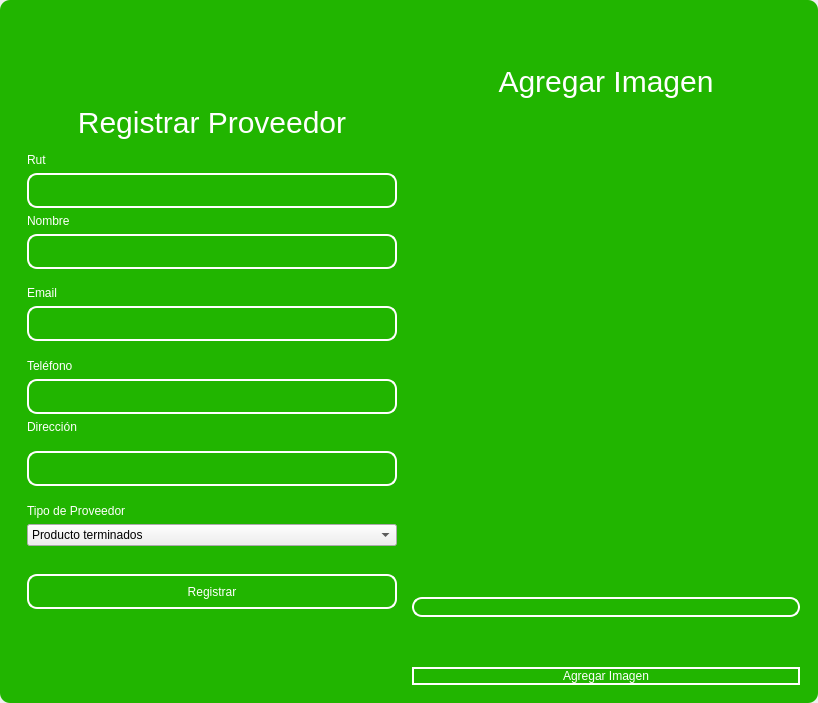
<?xml version="1.0" encoding="UTF-8"?>
<ui version="4.0">
 <class>MainWindow</class>
 <widget class="QMainWindow" name="MainWindow">
  <property name="geometry">
   <rect>
    <x>0</x>
    <y>0</y>
    <width>818</width>
    <height>703</height>
   </rect>
  </property>
  <property name="windowTitle">
   <string>MainWindow</string>
  </property>
  <property name="styleSheet">
   <string notr="true"/>
  </property>
  <widget class="QWidget" name="centralwidget">
   <property name="styleSheet">
    <string notr="true"/>
   </property>
   <layout class="QVBoxLayout" name="verticalLayout">
    <property name="spacing">
     <number>0</number>
    </property>
    <property name="leftMargin">
     <number>0</number>
    </property>
    <property name="topMargin">
     <number>0</number>
    </property>
    <property name="rightMargin">
     <number>0</number>
    </property>
    <property name="bottomMargin">
     <number>0</number>
    </property>
    <item>
     <widget class="QFrame" name="frame">
      <property name="enabled">
       <bool>true</bool>
      </property>
      <property name="styleSheet">
       <string notr="true">QFrame {
	border-radius:10px;
background-color: rgb(33, 181, 0);
 }
</string>
      </property>
      <property name="frameShape">
       <enum>QFrame::StyledPanel</enum>
      </property>
      <property name="frameShadow">
       <enum>QFrame::Raised</enum>
      </property>
      <layout class="QVBoxLayout" name="verticalLayout_2">
       <item>
        <widget class="QFrame" name="frame_superior">
         <property name="minimumSize">
          <size>
           <width>0</width>
           <height>40</height>
          </size>
         </property>
         <property name="maximumSize">
          <size>
           <width>16777215</width>
           <height>40</height>
          </size>
         </property>
         <property name="styleSheet">
          <string notr="true">QPushButton{
border-radius:18px;
}

QPushButton:hover{
	background-color: rgb(0, 0, 0);
}
</string>
         </property>
         <property name="frameShape">
          <enum>QFrame::StyledPanel</enum>
         </property>
         <property name="frameShadow">
          <enum>QFrame::Raised</enum>
         </property>
         <layout class="QHBoxLayout" name="horizontalLayout_3">
          <property name="spacing">
           <number>4</number>
          </property>
          <property name="leftMargin">
           <number>0</number>
          </property>
          <property name="topMargin">
           <number>0</number>
          </property>
          <property name="rightMargin">
           <number>0</number>
          </property>
          <property name="bottomMargin">
           <number>0</number>
          </property>
          <item>
           <widget class="QPushButton" name="btn_icon">
            <property name="text">
             <string/>
            </property>
            <property name="iconSize">
             <size>
              <width>40</width>
              <height>40</height>
             </size>
            </property>
           </widget>
          </item>
          <item>
           <spacer name="horizontalSpacer_2">
            <property name="orientation">
             <enum>Qt::Horizontal</enum>
            </property>
            <property name="sizeHint" stdset="0">
             <size>
              <width>443</width>
              <height>20</height>
             </size>
            </property>
           </spacer>
          </item>
          <item>
           <widget class="QPushButton" name="bt_minimizar">
            <property name="minimumSize">
             <size>
              <width>38</width>
              <height>38</height>
             </size>
            </property>
            <property name="maximumSize">
             <size>
              <width>38</width>
              <height>38</height>
             </size>
            </property>
            <property name="cursor">
             <cursorShape>PointingHandCursor</cursorShape>
            </property>
            <property name="text">
             <string/>
            </property>
            <property name="icon">
             <iconset>
              <normaloff>image/minus.svg</normaloff>image/minus.svg</iconset>
            </property>
            <property name="iconSize">
             <size>
              <width>38</width>
              <height>38</height>
             </size>
            </property>
           </widget>
          </item>
          <item>
           <widget class="QPushButton" name="bt_maximizar">
            <property name="minimumSize">
             <size>
              <width>38</width>
              <height>38</height>
             </size>
            </property>
            <property name="maximumSize">
             <size>
              <width>38</width>
              <height>38</height>
             </size>
            </property>
            <property name="cursor">
             <cursorShape>PointingHandCursor</cursorShape>
            </property>
            <property name="text">
             <string/>
            </property>
            <property name="icon">
             <iconset>
              <normaloff>image/chevron-up.svg</normaloff>image/chevron-up.svg</iconset>
            </property>
            <property name="iconSize">
             <size>
              <width>38</width>
              <height>38</height>
             </size>
            </property>
           </widget>
          </item>
          <item>
           <widget class="QPushButton" name="bt_restaurar">
            <property name="minimumSize">
             <size>
              <width>38</width>
              <height>38</height>
             </size>
            </property>
            <property name="maximumSize">
             <size>
              <width>38</width>
              <height>38</height>
             </size>
            </property>
            <property name="cursor">
             <cursorShape>PointingHandCursor</cursorShape>
            </property>
            <property name="text">
             <string/>
            </property>
            <property name="icon">
             <iconset>
              <normaloff>image/chevron-down.svg</normaloff>image/chevron-down.svg</iconset>
            </property>
            <property name="iconSize">
             <size>
              <width>38</width>
              <height>38</height>
             </size>
            </property>
           </widget>
          </item>
          <item>
           <widget class="QPushButton" name="bt_cerrar">
            <property name="minimumSize">
             <size>
              <width>38</width>
              <height>38</height>
             </size>
            </property>
            <property name="maximumSize">
             <size>
              <width>38</width>
              <height>38</height>
             </size>
            </property>
            <property name="cursor">
             <cursorShape>PointingHandCursor</cursorShape>
            </property>
            <property name="text">
             <string/>
            </property>
            <property name="icon">
             <iconset>
              <normaloff>image/x.svg</normaloff>image/x.svg</iconset>
            </property>
            <property name="iconSize">
             <size>
              <width>38</width>
              <height>38</height>
             </size>
            </property>
           </widget>
          </item>
         </layout>
        </widget>
       </item>
       <item>
        <widget class="QFrame" name="frame_3">
         <property name="styleSheet">
          <string notr="true">QLabel {
	color: rgb(255, 255, 254);
	font: 12pt &quot;Arial&quot;;
	background-color: rgba(0, 0, 0,0);
}

QTextEdit{
background-color: rgba(0, 0, 0,0);
border-radius:10px; 
font: 12pt &quot;Arial&quot;;
color: rgb(255, 255, 254);
border: 2px solid  rgb(255, 255, 255);

}

QTextEdit:hover{
background-color: rgba(0, 0, 0,0);
border-radius:10px; 
font: 12pt &quot;Arial&quot;;
border: 2px solid  rgb(120, 0, 171);
}

QTextEdit:focus{
background-color: rgb(0, 0, 0);
border-radius:10px; 
font: 12pt &quot;Arial&quot;;
border: 2px solid rgb(120, 0, 171);
}

QLineEdit{
background-color: rgba(0, 0, 0,0);
border-radius:10px; 
font: 12pt &quot;Arial&quot;;
color: rgb(255, 255, 254);
border: 2px solid  rgb(255, 255, 255);

}

QLineEdit:hover{
background-color: rgba(0, 0, 0,0);
border-radius:10px; 
font: 12pt &quot;Arial&quot;;
border: 2px solid  rgb(120, 0, 171);
}

QLineEdit:focus{
background-color: rgb(0, 0, 0);
border-radius:10px; 
font: 12pt &quot;Arial&quot;;
border: 2px solid rgb(120, 0, 171);
}

QCheckBox{
	font: 12pt &quot;Arial&quot;;
	color: rgb(255, 255, 255);
}

QCheckBox::indicator {
    width: 18px;
    height:18px;
}

QCheckBox::indicator:unchecked {
   background-image: url(image/square.svg);
}

QCheckBox::indicator:checked {
   background-image: url(image/check-square.svg);
}

QPushButton{
border-radius:10px; 
font: 12pt &quot;Arial&quot;;
color: rgb(255, 255, 254);
border: 2px solid #ffffff;
}

QPushButton:hover{
border-radius:10px; 
font: 12pt &quot;Arial&quot;;
color: rgb(255, 255, 255);
border: 2px solid rgb(120, 0, 171);
	background-color: rgb(120, 0, 171);
}
</string>
         </property>
         <property name="frameShape">
          <enum>QFrame::StyledPanel</enum>
         </property>
         <property name="frameShadow">
          <enum>QFrame::Raised</enum>
         </property>
         <layout class="QHBoxLayout" name="horizontalLayout_4">
          <item>
           <layout class="QVBoxLayout" name="verticalLayout_4">
            <item>
             <spacer name="verticalSpacer">
              <property name="orientation">
               <enum>Qt::Vertical</enum>
              </property>
              <property name="sizeHint" stdset="0">
               <size>
                <width>28</width>
                <height>28</height>
               </size>
              </property>
             </spacer>
            </item>
            <item>
             <widget class="QFrame" name="frame_4">
              <property name="maximumSize">
               <size>
                <width>400</width>
                <height>600</height>
               </size>
              </property>
              <property name="styleSheet">
               <string notr="true">QLabel {
	color: rgb(255, 255, 254);
	font: 12pt &quot;Arial&quot;;
	background-color: rgba(0, 0, 0,0);
}


QLineEdit{
background-color: rgba(0, 0, 0,0);
border-radius:10px; 
font: 12pt &quot;Arial&quot;;
color: rgb(255, 255, 254);
border: 2px solid  rgb(255, 255, 255);

}

QLineEdit:hover{
background-color: rgba(0, 0, 0,0);
border-radius:10px; 
font: 12pt &quot;Arial&quot;;
border: 2px solid  rgb(120, 0, 171);
}

QLineEdit:focus{
background-color: rgb(0, 0, 0);
border-radius:10px; 
font: 12pt &quot;Arial&quot;;
border: 2px solid rgb(120, 0, 171);
}

QCheckBox{
	font: 12pt &quot;Arial&quot;;
	color: rgb(255, 255, 255);
}

QCheckBox::indicator {
    width: 18px;
    height:18px;
}

QCheckBox::indicator:unchecked {
   background-image: url(image/square.svg);
}

QCheckBox::indicator:checked {
   background-image: url(image/check-square.svg);
}

QPushButton{
border-radius:10px; 
font: 12pt &quot;Arial&quot;;
color: rgb(255, 255, 254);
border: 2px solid #ffffff;
}

QPushButton:hover{
border-radius:10px; 
font: 12pt &quot;Arial&quot;;
color: rgb(255, 255, 255);
border: 2px solid rgb(120, 0, 171);
	background-color: rgb(120, 0, 171);
}
</string>
              </property>
              <property name="frameShape">
               <enum>QFrame::StyledPanel</enum>
              </property>
              <property name="frameShadow">
               <enum>QFrame::Raised</enum>
              </property>
              <layout class="QVBoxLayout" name="verticalLayout_3">
               <item>
                <spacer name="verticalSpacer_3">
                 <property name="orientation">
                  <enum>Qt::Vertical</enum>
                 </property>
                 <property name="sizeHint" stdset="0">
                  <size>
                   <width>20</width>
                   <height>40</height>
                  </size>
                 </property>
                </spacer>
               </item>
               <item>
                <widget class="QLabel" name="label_3">
                 <property name="minimumSize">
                  <size>
                   <width>100</width>
                   <height>50</height>
                  </size>
                 </property>
                 <property name="styleSheet">
                  <string notr="true">font-size: 30px</string>
                 </property>
                 <property name="text">
                  <string>Registrar Proveedor</string>
                 </property>
                 <property name="alignment">
                  <set>Qt::AlignCenter</set>
                 </property>
                </widget>
               </item>
               <item>
                <widget class="QLabel" name="label_6">
                 <property name="text">
                  <string>Rut</string>
                 </property>
                </widget>
               </item>
               <item>
                <widget class="QLineEdit" name="ruttxt">
                 <property name="minimumSize">
                  <size>
                   <width>0</width>
                   <height>35</height>
                  </size>
                 </property>
                </widget>
               </item>
               <item>
                <widget class="QLabel" name="label_4">
                 <property name="text">
                  <string>Nombre</string>
                 </property>
                </widget>
               </item>
               <item>
                <widget class="QLineEdit" name="nametxt">
                 <property name="minimumSize">
                  <size>
                   <width>0</width>
                   <height>35</height>
                  </size>
                 </property>
                 <property name="text">
                  <string/>
                 </property>
                </widget>
               </item>
               <item>
                <spacer name="verticalSpacer_4">
                 <property name="orientation">
                  <enum>Qt::Vertical</enum>
                 </property>
                 <property name="sizeHint" stdset="0">
                  <size>
                   <width>20</width>
                   <height>40</height>
                  </size>
                 </property>
                </spacer>
               </item>
               <item>
                <widget class="QLabel" name="label_5">
                 <property name="text">
                  <string>Email</string>
                 </property>
                </widget>
               </item>
               <item>
                <widget class="QLineEdit" name="emailtxt">
                 <property name="minimumSize">
                  <size>
                   <width>0</width>
                   <height>35</height>
                  </size>
                 </property>
                 <property name="maximumSize">
                  <size>
                   <width>16777215</width>
                   <height>16777215</height>
                  </size>
                 </property>
                 <property name="echoMode">
                  <enum>QLineEdit::Normal</enum>
                 </property>
                </widget>
               </item>
               <item>
                <spacer name="verticalSpacer_5">
                 <property name="orientation">
                  <enum>Qt::Vertical</enum>
                 </property>
                 <property name="sizeHint" stdset="0">
                  <size>
                   <width>20</width>
                   <height>40</height>
                  </size>
                 </property>
                </spacer>
               </item>
               <item>
                <widget class="QLabel" name="label">
                 <property name="text">
                  <string>Teléfono</string>
                 </property>
                </widget>
               </item>
               <item>
                <widget class="QLineEdit" name="phonetxt">
                 <property name="minimumSize">
                  <size>
                   <width>0</width>
                   <height>35</height>
                  </size>
                 </property>
                </widget>
               </item>
               <item>
                <widget class="QLabel" name="label_2">
                 <property name="text">
                  <string>Dirección</string>
                 </property>
                </widget>
               </item>
               <item>
                <spacer name="verticalSpacer_6">
                 <property name="orientation">
                  <enum>Qt::Vertical</enum>
                 </property>
                 <property name="sizeHint" stdset="0">
                  <size>
                   <width>20</width>
                   <height>40</height>
                  </size>
                 </property>
                </spacer>
               </item>
               <item>
                <widget class="QLineEdit" name="addresstxt">
                 <property name="minimumSize">
                  <size>
                   <width>0</width>
                   <height>35</height>
                  </size>
                 </property>
                </widget>
               </item>
               <item>
                <spacer name="verticalSpacer_10">
                 <property name="orientation">
                  <enum>Qt::Vertical</enum>
                 </property>
                 <property name="sizeHint" stdset="0">
                  <size>
                   <width>20</width>
                   <height>40</height>
                  </size>
                 </property>
                </spacer>
               </item>
               <item>
                <widget class="QLabel" name="label_7">
                 <property name="text">
                  <string>Tipo de Proveedor</string>
                 </property>
                </widget>
               </item>
               <item>
                <widget class="QComboBox" name="typecombobox">
                 <item>
                  <property name="text">
                   <string>Producto terminados</string>
                  </property>
                 </item>
                 <item>
                  <property name="text">
                   <string>Materias primas</string>
                  </property>
                 </item>
                 <item>
                  <property name="text">
                   <string>Servicios</string>
                  </property>
                 </item>
                 <item>
                  <property name="text">
                   <string>Equipo o Maquinaria</string>
                  </property>
                 </item>
                 <item>
                  <property name="text">
                   <string>Transporte y lógisitica</string>
                  </property>
                 </item>
                 <item>
                  <property name="text">
                   <string>Insumos generales</string>
                  </property>
                 </item>
                </widget>
               </item>
               <item>
                <spacer name="verticalSpacer_9">
                 <property name="orientation">
                  <enum>Qt::Vertical</enum>
                 </property>
                 <property name="sizeHint" stdset="0">
                  <size>
                   <width>20</width>
                   <height>50</height>
                  </size>
                 </property>
                </spacer>
               </item>
               <item>
                <widget class="QPushButton" name="btn_add">
                 <property name="minimumSize">
                  <size>
                   <width>0</width>
                   <height>35</height>
                  </size>
                 </property>
                 <property name="cursor">
                  <cursorShape>PointingHandCursor</cursorShape>
                 </property>
                 <property name="text">
                  <string>Registrar</string>
                 </property>
                </widget>
               </item>
               <item>
                <spacer name="verticalSpacer_7">
                 <property name="orientation">
                  <enum>Qt::Vertical</enum>
                 </property>
                 <property name="sizeHint" stdset="0">
                  <size>
                   <width>20</width>
                   <height>40</height>
                  </size>
                 </property>
                </spacer>
               </item>
               <item>
                <layout class="QHBoxLayout" name="horizontalLayout_2"/>
               </item>
               <item>
                <spacer name="verticalSpacer_8">
                 <property name="orientation">
                  <enum>Qt::Vertical</enum>
                 </property>
                 <property name="sizeHint" stdset="0">
                  <size>
                   <width>20</width>
                   <height>40</height>
                  </size>
                 </property>
                </spacer>
               </item>
               <item>
                <layout class="QHBoxLayout" name="horizontalLayout">
                 <item>
                  <spacer name="horizontalSpacer">
                   <property name="orientation">
                    <enum>Qt::Horizontal</enum>
                   </property>
                   <property name="sizeHint" stdset="0">
                    <size>
                     <width>40</width>
                     <height>20</height>
                    </size>
                   </property>
                  </spacer>
                 </item>
                </layout>
               </item>
              </layout>
             </widget>
            </item>
            <item>
             <spacer name="verticalSpacer_2">
              <property name="orientation">
               <enum>Qt::Vertical</enum>
              </property>
              <property name="sizeHint" stdset="0">
               <size>
                <width>20</width>
                <height>40</height>
               </size>
              </property>
             </spacer>
            </item>
           </layout>
          </item>
          <item>
           <layout class="QVBoxLayout" name="verticalLayout_5">
            <property name="spacing">
             <number>50</number>
            </property>
            <property name="leftMargin">
             <number>0</number>
            </property>
            <property name="rightMargin">
             <number>0</number>
            </property>
            <item>
             <widget class="QLabel" name="label_8">
              <property name="maximumSize">
               <size>
                <width>16777215</width>
                <height>100</height>
               </size>
              </property>
              <property name="styleSheet">
               <string notr="true">font-size: 30px;
color: rgb(255, 255, 255);</string>
              </property>
              <property name="text">
               <string>Agregar Imagen</string>
              </property>
              <property name="alignment">
               <set>Qt::AlignCenter</set>
              </property>
             </widget>
            </item>
            <item>
             <layout class="QHBoxLayout" name="horizontalLayout_5">
              <item>
               <spacer name="verticalSpacer_12">
                <property name="orientation">
                 <enum>Qt::Vertical</enum>
                </property>
                <property name="sizeHint" stdset="0">
                 <size>
                  <width>20</width>
                  <height>40</height>
                 </size>
                </property>
               </spacer>
              </item>
              <item>
               <widget class="QLabel" name="image_label">
                <property name="maximumSize">
                 <size>
                  <width>100</width>
                  <height>100</height>
                 </size>
                </property>
                <property name="text">
                 <string/>
                </property>
               </widget>
              </item>
              <item>
               <spacer name="verticalSpacer_11">
                <property name="orientation">
                 <enum>Qt::Vertical</enum>
                </property>
                <property name="sizeHint" stdset="0">
                 <size>
                  <width>20</width>
                  <height>40</height>
                 </size>
                </property>
               </spacer>
              </item>
             </layout>
            </item>
            <item>
             <widget class="QLineEdit" name="imagetxt">
              <property name="enabled">
               <bool>false</bool>
              </property>
             </widget>
            </item>
            <item>
             <widget class="QPushButton" name="btn_add_image">
              <property name="cursor">
               <cursorShape>PointingHandCursor</cursorShape>
              </property>
              <property name="text">
               <string>Agregar Imagen</string>
              </property>
             </widget>
            </item>
           </layout>
          </item>
         </layout>
        </widget>
       </item>
      </layout>
     </widget>
    </item>
   </layout>
  </widget>
 </widget>
 <resources/>
 <connections/>
</ui>
